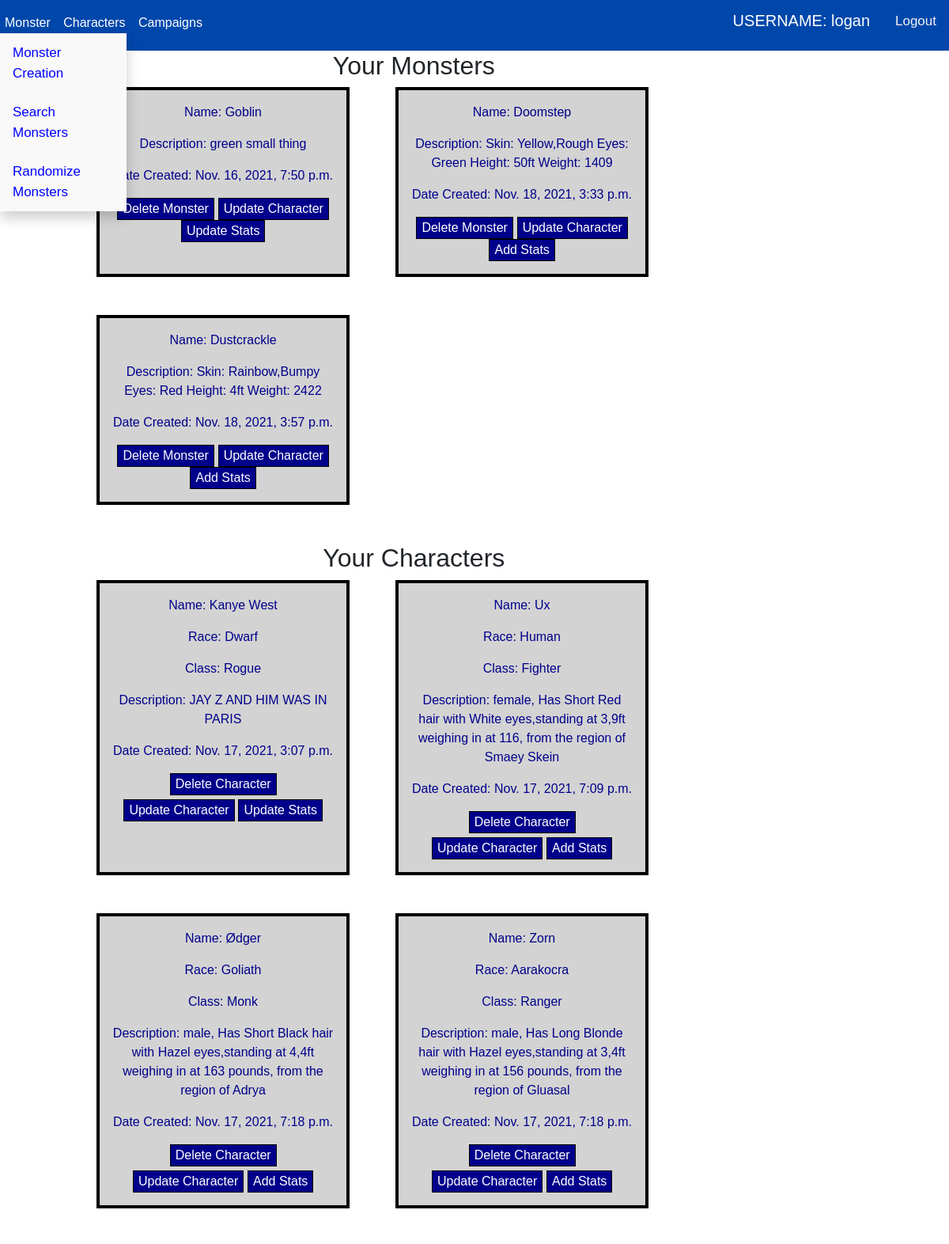
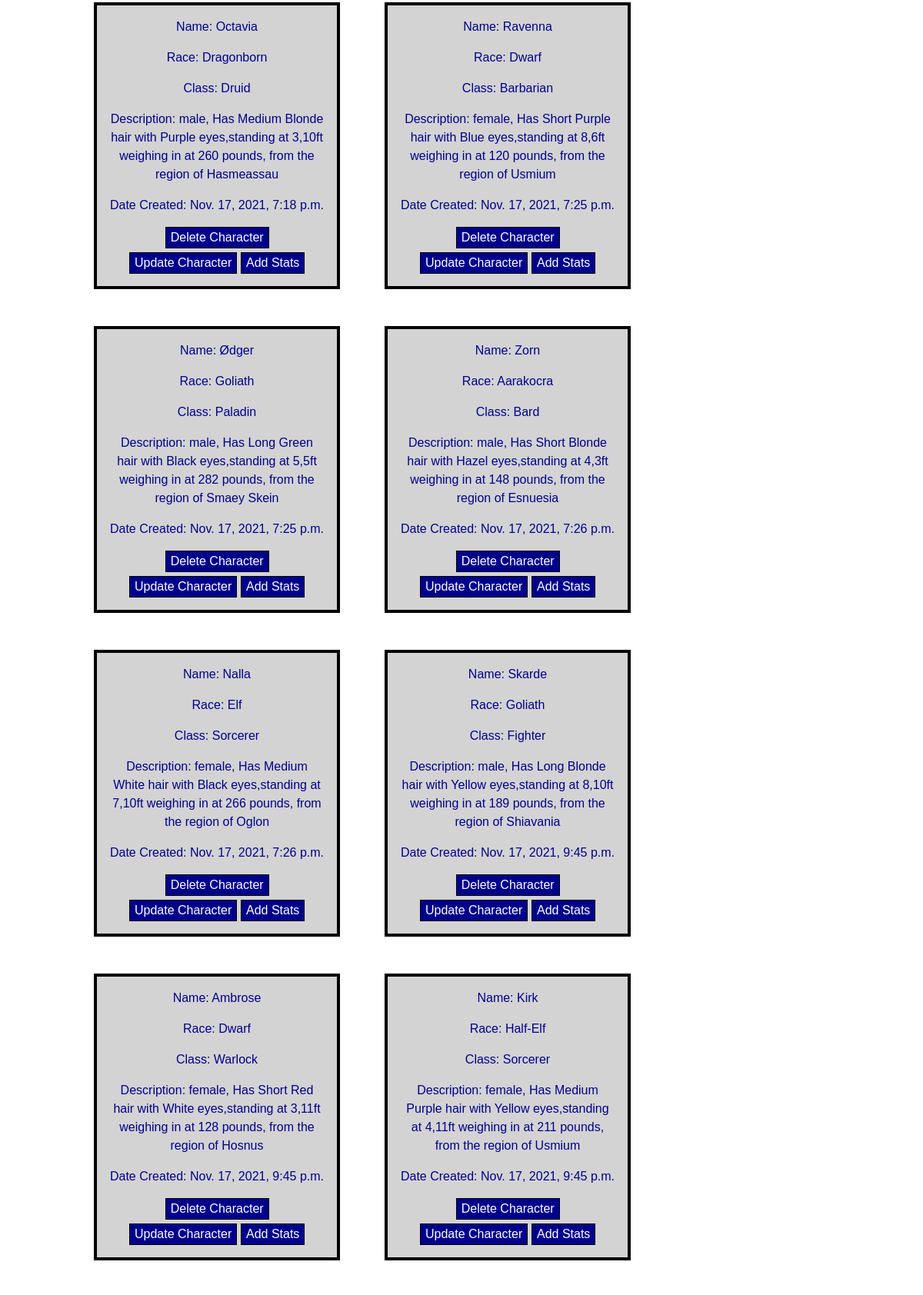
The page /DMpage/ (signed in, upper part) on the database its author committed (2 pictures, top to bottom).
### app/models.py (models this page shows, shortened)
class Monster(models.Model):
   name = models.CharField(max_length=200, null=True)
   descript = models.CharField(max_length=10000, null=True)
   date_created = models.DateTimeField(auto_now_add=True)
   creator = models.ForeignKey(settings.AUTH_USER_MODEL,on_delete=models.PROTECT, null=True, default=User)
   stats = models.OneToOneField(StatsM, on_delete=models.PROTECT,null=True)

class Character(models.Model):
    RACES = (
       ("Human", "Human"),
       ("Elf", "Elf"),
       ("Dark Elf", "Dark Elf"),
       ("Dwarf", "Dwarf"),
       ("Halfling", "Halfling"),
       ("Teifling", "Teifling"),
       ("Aarakocra", "Aarakocra"),
       ("Dragonborn", "Dragonborn"),
       ("Genasi", "Genasi"),
       ("Gnome", "Gnome"),
       ("Goliath", "Goliath"),
       ("Half-Elf", "Half-Elf"),
       ("Half-Orc", "Half-Orc"),
       ("Aasimar", "Aasimar")
    )
    CLASS = (
       ("Barbarian", "Barbarian"),
       ("Bard", "Bard"),
       ("Cleric", "Cleric"),
       ("Druid", "Druid"),
       ("Fighter", "Fighter"),
       ("Monk", "Monk"),
       ("Paladin", "Paladin"),
       ("Ranger", "Ranger"),
       ("Rogue", "Rogue"),
       ("Sorcerer", "Sorcerer"),
       ("Warlock", "Warlock"),
       ("Wizard", "Wizard")
    )
    name = models.CharField(max_length=200, null=True)
    descript = models.CharField(max_length=10000)
    race = models.CharField(max_length=200, null=True,choices=RACES)
    classes = models.CharField(max_length=200, null=True,choices=CLASS)
    date_created = models.DateTimeField(auto_now_add=True)
    creator = models.ForeignKey(settings.AUTH_USER_MODEL,on_delete=models.PROTECT, null=True)
    stats = models.OneToOneField(StatsC,on_delete=models.PROTECT, null=True)

### app/views.py (the view)
# urls.py: path('DMpage/',views.DMview, name='DMview'),
def DMview(request):
    context = {}
    return render(request,"DMview.html", context)

### app/templates/DMview.html (shortened to what this page needs)
<!DOCTYPE html>
<html>
    <link
    rel="stylesheet"
    href="https://stackpath.bootstrapcdn.com/bootstrap/4.1.3/css/bootstrap.min.css"
  />
<body>
    <div class="topnav">
        <a href="{% url 'logout' %}">Logout</a>
        <p>USERNAME: {{request.user}}</p>
        <div class="dropdown">
            <button class="dropbtn">Monster</button>
            <div class="dropdown-content">
              <a href="{% url 'CreateMonster' %}">Monster Creation</a>
                <a href="{% url 'search-m' %}">Search Monsters</a>
                <a href="{% url 'randomm' %}">Randomize Monsters</a>
            </div>
        </div>
        <div class="dropdown">
            <button class="dropbtn">Characters</button>
        </div>
        <div class="dropdown">
            <button class="dropbtn">Campaigns</button>
        </div>
    </div>
    <ul>
    <h2 class="titles"> Your Monsters</h2>
    <div class="row">
            {% for monster in  request.user.monster_set.all%}
                <div class="row">
                    <div class="column newcol">
                        <div class="divcard">
                            <p>Name: {{monster.name}}</p>
                            <p>Description: {{monster.descript}}</p>
                            <p>Date Created: {{monster.date_created}}</p>
                            <button class="stat"><a href="{% url 'DeleteMonster' monster.id %}"class='a'>Delete Monster</a></button>
                            <button class="stat"><a href="{% url 'UpdateMonster' monster.id %}" class="a">Update Character</a></button>
                            {% if monster.stats == None %}
                                <button class="stat"><a href="{% url 'm_stats' monster.id%}"class="a">Add Stats</a></button>
                            {% else %}
                                <button class="stat"><a href="{% url 'updatem_stats' monster.id%}" class="a"> Update Stats</a></button>
                            {% endif %}
                        </div>
                    </div>
                </div>
            {% endfor %}
    </div>
    <h2 class="titles">Your Characters</h2>
    <div class="row">
        {% for character in request.user.character_set.all %}
        <div class="row">
            <div class="column newcol">
                <div class="divcard">
                    <p>Name: {{character.name}}</p>
                    <p>Race: {{character.race}}</p>
                    <p>Class: {{character.classes}}</p>
                    <p>Description: {{character.descript}}</p>
                    <p>Date Created: {{character.date_created}}</p>
                    <button class="stat d"><a href="{% url 'DeleteCharacter' character.id %}" class="a">Delete Character</a></button>
                    <button class="stat"><a href="{% url 'UpdateCharacter' character.id %}" class="a">Update Character</a></button>
                    {% if character.stats == None %}
                        <button class="stat"><a href="{% url 'c_stats' character.id%}" class="a">Add Stats</a></button>
                    {% else %}
                        <button class="stat"><a href="{% url 'updatec_stats' character.id %}" class="a">Update Stats</a></button>
                    {% endif %}
                </div>
            </div>
        </div>
        {% endfor %}
    </div>
</body>
</html>

### app/templates/DMview.html (style rules this page uses)
body { background-image: url(static/images/search.jpeg) margin: 0; font-family: Arial, Helvetica, sans-serif; }
.topnav { overflow: visible; height: 4em; background-color: #0047AB; }
.topnav a { float: right; color: #f2f2f2; text-align: center; padding: 14px 16px; text-decoration: none; font-size: 17px; }
.topnav p { float: right; color: white; margin-top: -3px; text-align: center; padding: 14px 16px; text-decoration: none; font-size: 20px; }
ul { display: table; margin: 0 auto; }
.divcard { width: 20em; text-align: center; border:solid 4px black; background: lightgrey; margin-bottom:3em; margin-left: 4em; padding: 1em; color: darkblue; }
.newcol { display: grid; margin-left:3em; grid-template-columns: repeat(3,120px); }
.topnav button { background: #0047AB; border: None; color: white; margin-top: 1em; }
.topnav .dropdown { display: inline-block; overflow: visible; }
.dropdown-content { display: None; position: absolute; background-color: #f9f9f9; min-width: 160px; box-shadow: 0px 8px 16px 0px rgba(0,0,0,0.2); z-index: 1; }
.dropdown-content a { color: blue; padding: 12px 16px; text-decoration: none; display: block; text-align: left; }
.titles { text-align: center; margin-left: 3em; }
.stat { border: solid 1px black; text-decoration: none; margin-left: .3px; background: darkblue; color: white; }
.d { margin-bottom: 5px; }
.a { color: white; text-decoration: none; }

### rows shown on the page
Monster: name "Goblin", descript "green small thing", date_created "Nov. 16, 2021, 7:50 p.m.", shows "Update Stats"
Monster: name "Doomstep", descript "Skin: Yellow,Rough Eyes: Green Height: 50ft Weight: 1409", date_created "Nov. 18, 2021, 3:33 p.m.", shows "Add Stats"
Monster: name "Dustcrackle", descript "Skin: Rainbow,Bumpy Eyes: Red Height: 4ft Weight: 2422", date_created "Nov. 18, 2021, 3:57 p.m.", shows "Add Stats"
Character: name "Kanye West", race "Dwarf", classes "Rogue", descript "JAY Z AND HIM WAS IN PARIS", date_created "Nov. 17, 2021, 3:07 p.m.", shows "Update Stats"
Character: name "Ux", race "Human", classes "Fighter", descript "female, Has Short Red hair with White eyes,standing at 3,9ft weighing in at 116, from the region of Smaey Skein", date_created "Nov. 17, 2021, 7:09 p.m.", shows "Add Stats"
Character: name "Ødger", race "Goliath", classes "Monk", descript "male, Has Short Black hair with Hazel eyes,standing at 4,4ft weighing in at 163 pounds, from the region of Adrya", date_created "Nov. 17, 2021, 7:18 p.m.", shows "Add Stats"
Character: name "Zorn", race "Aarakocra", classes "Ranger", descript "male, Has Long Blonde hair with Hazel eyes,standing at 3,4ft weighing in at 156 pounds, from the region of Gluasal", date_created "Nov. 17, 2021, 7:18 p.m.", shows "Add Stats"
Character: name "Octavia", race "Dragonborn", classes "Druid", descript "male, Has Medium Blonde hair with Purple eyes,standing at 3,10ft weighing in at 260 pounds, from the region of Hasmeassau", date_created "Nov. 17, 2021, 7:18 p.m.", shows "Add Stats"
Character: name "Ravenna", race "Dwarf", classes "Barbarian", descript "female, Has Short Purple hair with Blue eyes,standing at 8,6ft weighing in at 120 pounds, from the region of Usmium", date_created "Nov. 17, 2021, 7:25 p.m.", shows "Add Stats"
Character: name "Ødger", race "Goliath", classes "Paladin", descript "male, Has Long Green hair with Black eyes,standing at 5,5ft weighing in at 282 pounds, from the region of Smaey Skein", date_created "Nov. 17, 2021, 7:25 p.m.", shows "Add Stats"
Character: name "Zorn", race "Aarakocra", classes "Bard", descript "male, Has Short Blonde hair with Hazel eyes,standing at 4,3ft weighing in at 148 pounds, from the region of Esnuesia", date_created "Nov. 17, 2021, 7:26 p.m.", shows "Add Stats"
Character: name "Nalla", race "Elf", classes "Sorcerer", descript "female, Has Medium White hair with Black eyes,standing at 7,10ft weighing in at 266 pounds, from the region of Oglon", date_created "Nov. 17, 2021, 7:26 p.m.", shows "Add Stats"
Character: name "Skarde", race "Goliath", classes "Fighter", descript "male, Has Long Blonde hair with Yellow eyes,standing at 8,10ft weighing in at 189 pounds, from the region of Shiavania", date_created "Nov. 17, 2021, 9:45 p.m.", shows "Add Stats"
Character: name "Ambrose", race "Dwarf", classes "Warlock", descript "female, Has Short Red hair with White eyes,standing at 3,11ft weighing in at 128 pounds, from the region of Hosnus", date_created "Nov. 17, 2021, 9:45 p.m.", shows "Add Stats"
Character: name "Kirk", race "Half-Elf", classes "Sorcerer", descript "female, Has Medium Purple hair with Yellow eyes,standing at 4,11ft weighing in at 211 pounds, from the region of Usmium", date_created "Nov. 17, 2021, 9:45 p.m.", shows "Add Stats"

### other values the page prints
{{ request.user }} "logan"
